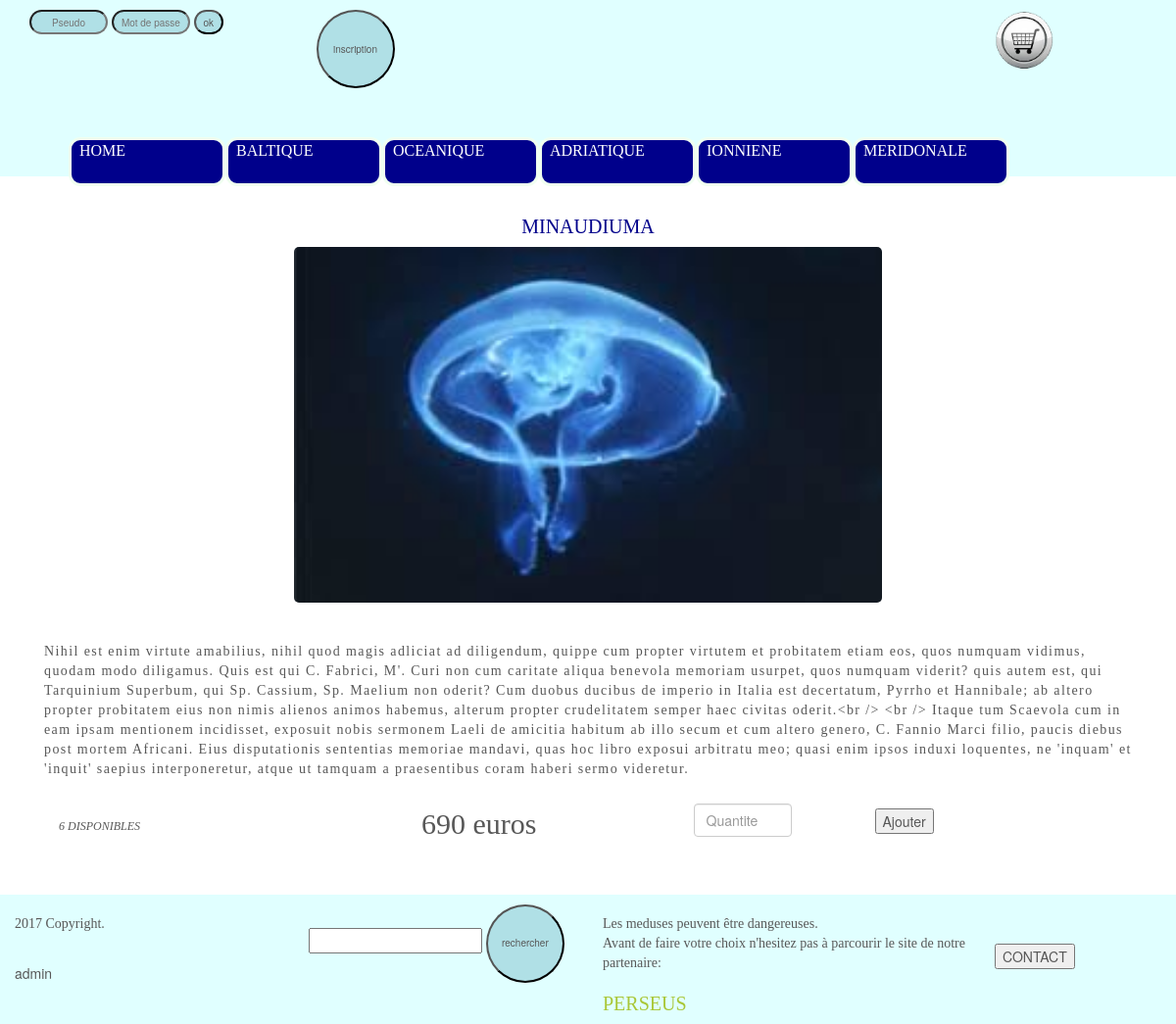
The page /index.php?id=235 on the database its author committed.
### tables this page shows
CREATE TABLE IF NOT EXISTS `items` (
  `id` int(25) NOT NULL AUTO_INCREMENT,
  `type` int(25) NOT NULL,
  `typeName` varchar(25) NOT NULL,
  `itemName` varchar(25) NOT NULL,
  `description` longtext NOT NULL,
  `descriptionb` longtext,
  `price` double NOT NULL,
  `stock` int(25) NOT NULL,
  `picture` varchar(125) NOT NULL,
  PRIMARY KEY (`id`)
);

### library/database.php (called while the page is built, shortened)
<?php
class DB {
	public $bdd;
	private static $_instance = null;
	private function __construct(){
		$this->bdd = new PDO('mysql:host=localhost; dbname=site', 'root', '', array(PDO::MYSQL_ATTR_INIT_COMMAND => 'SET NAMES utf8'));
	}
	public function recup($requete, $tableau = array()){
		$requete = $this->bdd->prepare($requete);
		$requete->execute($tableau);
		return $requete->fetchAll();
	}
	public static function getInstance(){
		if (is_null(self::$_instance)){
			self::$_instance = new DB();
		}
		return self::$_instance;
	}
}
?>

### CONTROLLERS/Controller_Items.php (called while the page is built, shortened)
<?php
require_once($_SERVER['DOCUMENT_ROOT'].'/fantasy/MODELS/Model_Items.php');
class Controller_Items{
	public function viewItem($id){
		$produit = new Model_Items();
		$monProduit = $produit ->getItem($id);
		require_once($_SERVER['DOCUMENT_ROOT'].'/fantasy/views/items/detail.php');
	}
	}
?>

### MODELS/Model_Items.php (called while the page is built, shortened)
<?php
require_once($_SERVER['DOCUMENT_ROOT'].'/fantasy/library/database.php');
class Model_Items{
	private $db;
	public function __construct(){
		$this->db = DB::getInstance();
	}
	public function getItem($id){
		$req = ("SELECT * FROM items WHERE id=:id");
		$tableau =array(
		'id'=>$id);
		$resultat =$this->db->recup($req, $tableau);
		return $resultat;
	}
}
?>

### index.php (called while the page is built, shortened)
<?php
require_once( $_SERVER['DOCUMENT_ROOT'].'/fantasy/controllers/Controller_Items.php');
require_once($_SERVER['DOCUMENT_ROOT'].'/fantasy/views/header.php');
if (isset($_GET['id'])){
  $id =intVal($_GET['id']);
  $produit= new Controller_Items();
  $monproduit = $produit->viewItem($id);
}
 ?>

### views/items/detail.php (the view, shortened to what this page needs)
<?php
require_once( $_SERVER['DOCUMENT_ROOT'].'/fantasy/controllers/Controller_Items.php');
require_once($_SERVER['DOCUMENT_ROOT'].'/fantasy/views/header.php');
require_once($_SERVER['DOCUMENT_ROOT'].'/fantasy/views/nav.php');
foreach ($monProduit as $cle => $champs){
	?>
	<link rel="stylesheet" href="/fantasy/views/style/detail.css">
			<div class="container">
				<div class="detail col-md-12">
						<div class="detail_picture col-xs-12 col-sm-6 col-md-12">
							<h1 ><?php echo $champs['itemName']; ?></h1>
							<img class= "detail_picture-img" src="/fantasy/images/<?php echo $champs['picture'];?>" width="600px" />
						</div>
						<div class="row">
							<div class=" col xs-12 col-sm-8 col-md-12">
								<p class="detail_description_total" ><?php echo $champs['descriptionb']; ?></p>
							</div>
						</div>
						<div class="row">
							<div class="detail_buy_user col-md-12">
								<div class="detail_buy_stock_box col-xs-12 col-sm-6 col-md-4">
									<p id="detail_buy_stock"><?php echo $champs['stock']; ?> DISPONIBLES</p>
								</div>
								<div class="col-xs-12 col-sm-6 col-md-3">
									<p id="detail_buy_price"><?php echo $champs['price']; ?> euros</p>
								</div>
								<div class="detail_buy_button col-xs-12 col-sm-6 col-md-2">
										<form action ="" method="get" name="buy">
									<input id="detail_buy_text" type="text" class="form-control" name="quantity" placeholder="Quantite">
								</div>
								<div class="detail_buy_submit col xs-12 col-sm-6 col-md-3">
									<input type ="submit" name="action" value="Ajouter">
								</div>
							</div>
						</div>
					</div>
				</div>
<?php
}
require_once ($_SERVER['DOCUMENT_ROOT'].'/fantasy/views/footer.php');
	?>

### views/style/header.css (style rules this page uses)
.container { padding-top:0px !important; }

### views/style/main.css (style rules this page uses)
body { color: #585858; margin:0; padding:0; }
h1 { color:#00008B; font-family:Georgia,serif,Times; font-size: 20px; font-weight:500; text-transform:uppercase; }
p { font-family:Georgia,serif,Times; color:; }

### views/style/detail.css (style rules this page uses)
.detail_buy_user { background-color:white; border-radius:30px; margin-bottom:20px; }
.detail_picture { margin-top:10px; margin-bottom:10px; text-align:center; }
.detail_picture-img { border-radius:5px; margin-bottom:30px; width: 600px; overflow-x: auto; white-space: nowrap }
#detail_buy_price { margin-top:15px; font-size: 30px; }
#detail_buy_stock { font-style: italic; font-size: 12px; margin-top:30px; }
#detail_buy_text { margin-top:15px; width:100px; }
.detail_buy_submit { margin-top:20px; height:33px; text-transform: uppercase; }
.detail_description_total { letter-spacing:0.1em; margin-bottom:10px; }

### rows shown on the page
items: itemName "MINAUDIUMA", picture (picture), descriptionb "Nihil est enim virtute amabilius, nihil quod magis adliciat ad diligendum, quippe cum propter virtutem et probitatem etiam eos, quos numquam vidimus, quodam modo diligamus. Quis est qui C. Fabrici, M'. Curi non cum caritate aliqua benevola memoriam usurpet, quos numquam viderit? quis autem est, qui Tarquinium Superbum, qui Sp. Cassium, Sp. Maelium non oderit? Cum duobus ducibus de imperio in Italia est decertatum, Pyrrho et Hannibale; ab altero propter probitatem eius non nimis alienos animos habemus, alterum propter crudelitatem semper haec civitas oderit.<br /> <br /> Itaque tum Scaevola cum in eam ipsam mentionem incidisset, exposuit nobis sermonem Laeli de amicitia habitum ab illo secum…", stock "6", price "690"
